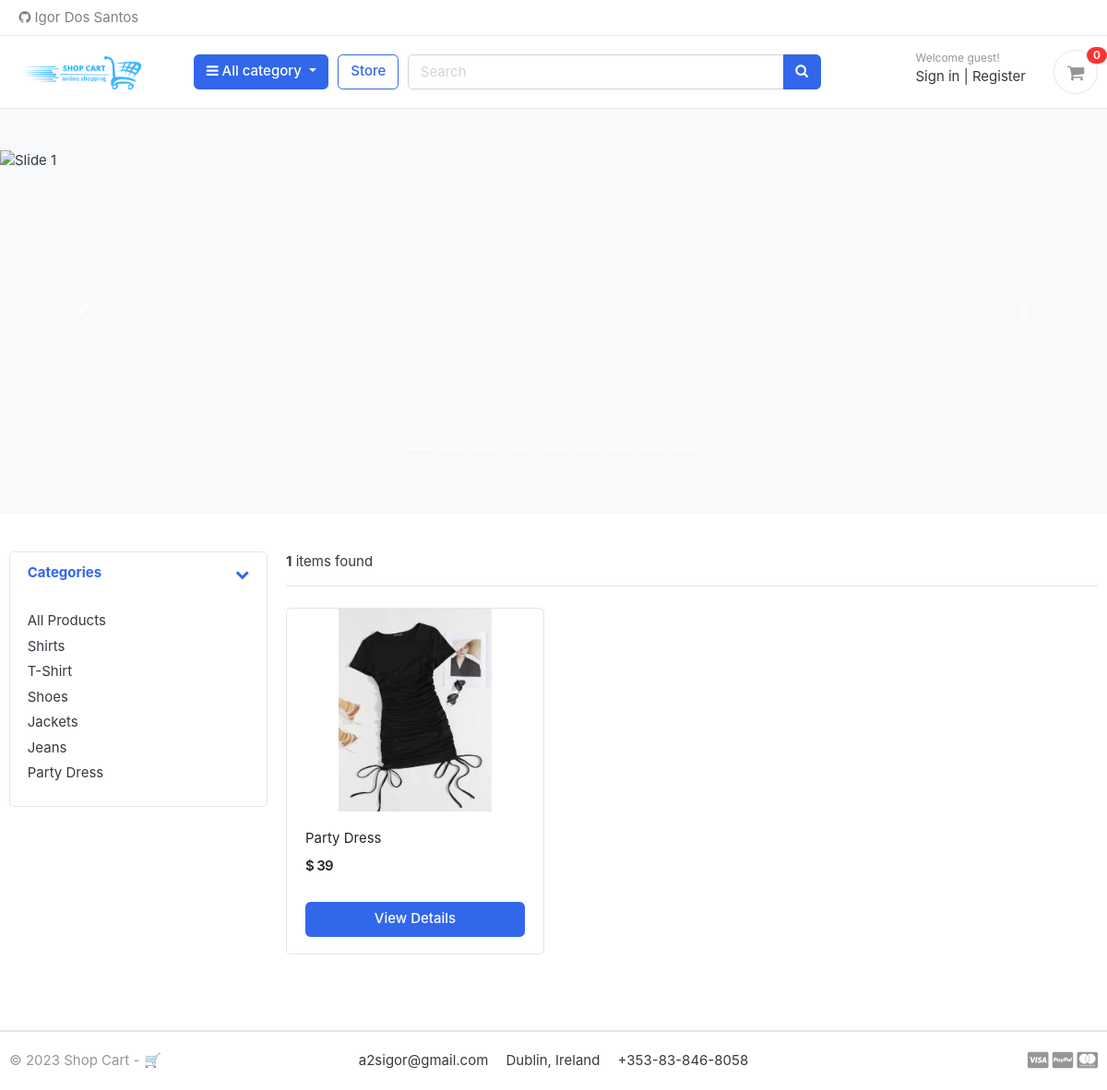
/store/category/dress/, run on the app's committed database.
### category/models.py (models this page shows, shortened)
class Category(models.Model):
    category_name = models.CharField(max_length=50, unique=True)
    slug = models.SlugField(max_length=100, unique=True)
    description = models.TextField(max_length=255, blank=True)
    cat_image = models.ImageField(upload_to='photos/categories/', blank=True)
    class Meta:
        verbose_name = 'category'
        verbose_name_plural = 'categories'
    def get_url(self):
        return reverse('products_by_category', args=[self.slug])

### store/models.py (models this page shows, shortened)
class Product(models.Model):
    product_name    = models.CharField(max_length=200, unique=True)
    slug            = models.SlugField(max_length=200, unique=True)
    description     = models.TextField(max_length=500, blank=True)
    price           = models.IntegerField()
    images          = models.ImageField(upload_to='photos/products')
    stock           = models.IntegerField()
    is_available    = models.BooleanField(default=True)
    category        = models.ForeignKey(Category, on_delete=models.CASCADE)
    created_date    = models.DateTimeField(auto_now_add=True)
    modified_date   = models.DateTimeField(auto_now=True)
    def get_url(self):
        return reverse('product_detail', args=[self.category.slug, self.slug])

### store/views.py (the view)
# urls.py: path('store/', include('store.urls')),
def store(request, category_slug=None):
    categories = None
    products = None
    if category_slug != None:
        categories = get_object_or_404(Category, slug=category_slug)
        products = Product.objects.filter(category=categories, is_available=True)
        paginator = Paginator(products, 1) #here is where you can set the number of items to be displayed on the page
        page = request.GET.get('page')
        paged_products = paginator.get_page(page)
        product_count = products.count()
    else:
        products = Product.objects.all().filter(is_available=True).order_by('id')
        paginator = Paginator(products, 3) #here is where you can set the number of items to be displayed on the page
        page = request.GET.get('page')
        paged_products = paginator.get_page(page)
        product_count = products.count()
    context = {
        'products': paged_products,
        'product_count': product_count,
    }
    return render(request, 'store/store.html', context)

### carts/context_processors.py (called while the page is built)
def counter(request):
    cart_count = 0
    if 'admin' in request.path:
        return{}
    else:
        try:
            cart = Cart.objects.filter(cart_id=_cart_id(request))
            if request.user.is_authenticated:
                cart_items = CartItem.objects.all().filter(user=request.user)
            else:
                 cart_items = CartItem.objects.all().filter(cart=cart[:1])
            for cart_item in cart_items:
                cart_count += cart_item.quantity
        except cart.DoesNotExist:
            cart_count = 0
    return dict(cart_count = cart_count)

### carts/views.py (called while the page is built)
def _cart_id(request):
    cart = request.session.session_key
    if not cart:
        cart = request.session.create()
    return cart

### category/context_processors.py (called while the page is built)
def menu_links(request):
    links = Category.objects.all()
    return dict(links=links)

### templates/store/store.html (shortened to what this page needs)
{% extends 'base.html' %}
{% load static %}
{% block content %}
<section class="section-pagetop bg">
    <div id="carouselExampleIndicators" class="carousel slide" data-ride="carousel">
        <ol class="carousel-indicators">
            <li data-target="#carouselExampleIndicators" data-slide-to="0" class="active"></li>
            <li data-target="#carouselExampleIndicators" data-slide-to="1"></li>
            <li data-target="#carouselExampleIndicators" data-slide-to="2"></li>
            <li data-target="#carouselExampleIndicators" data-slide-to="3"></li>
            <li data-target="#carouselExampleIndicators" data-slide-to="4"></li>
            <li data-target="#carouselExampleIndicators" data-slide-to="5"></li>
            <li data-target="#carouselExampleIndicators" data-slide-to="6"></li>
            <li data-target="#carouselExampleIndicators" data-slide-to="7"></li>
            <li data-target="#carouselExampleIndicators" data-slide-to="8"></li>
        </ol>
        <div class="carousel-inner">
            <div class="carousel-item active">
                <img src="{% static 'images/slides/slide1.jpg' %}" class="d-block w-100" alt="Slide 1">
            </div>
        </div>
        <a class="carousel-control-prev" href="#carouselExampleIndicators" role="button" data-slide="prev">
            <span class="carousel-control-prev-icon" aria-hidden="true"></span>
        </a>
        <a class="carousel-control-next" href="#carouselExampleIndicators" role="button" data-slide="next">
            <span class="carousel-control-next-icon" aria-hidden="true"></span>
        </a>
    </div>
    </section>
<section class="section-content padding-y">
    <div class="container">
    <div class="row">
        <aside class="col-md-3">
    <div class="card">
        <article class="filter-group">
            <header class="card-header">
                <a href="#" data-toggle="collapse" data-target="#collapse_1" aria-expanded="true" class="">
                    <i class="icon-control fa fa-chevron-down"></i>
                    <h6 class="title">Categories</h6>
                </a>
            </header>
            <div class="filter-content collapse show" id="collapse_1" style="">
                <div class="card-body">
                    <ul class="list-menu">
                        <li><a href="{% url 'store' %}">All Products  </a></li>
                        {% for category in links %}
                    <li><a href="{{ category.get_url }}">{{ category.category_name }}  </a></li>
                        {% endfor %}
                    </ul>
                </div>
            </div>
        </article>
    </div>
        </aside>
        <main class="col-md-9">
    <header class="border-bottom mb-4 pb-3">
            <div class="form-inline">
                <span class="mr-md-auto"><b>{{ product_count }}</b> items found </span>
            </div>
    </header>
    <div class="row">
        {% if products %}
        {% for product in products %}
        <div class="col-md-4">
            <figure class="card card-product-grid">
                <div class="img-wrap">
                    <a href="{{ product.get_url }}"><img src="{{ product.images.url }}"></a>
                </div>
                <figcaption class="info-wrap">
                    <div class="fix-height">
                        <a href="{{ product.get_url }}" class="title">{{ product.product_name }}</a>
                        <div class="price-wrap mt-2">
                            <span class="price">$ {{ product.price }}</span>
                        </div>
                    </div>
                    <a href="{{ product.get_url }}" class="btn btn-block btn-primary">View Details </a>
                </figcaption>
            </figure>
        </div>
        {% endfor %}
        {% else %}
        <div>
            <h2>No result found. Please try again.</h2>
        </div>
        {% endif %}
    </div>
        </main>
    </div>
    </div>
    </section>
    {% endblock %}

### static/css/ui.css (style rules this page uses)
html { font-family: "Inter", sans-serif; font-size: 15px; }
.img-wrap { text-align: center; display: block; }
.img-wrap img { max-width: 100%; }
.price-wrap { letter-spacing: -0.7px; }
.padding-y { padding-top: 40px; padding-bottom: 40px; }
figure { margin-bottom: 0; }
article:after, .form-group:after { display: block; clear: both; content: ""; }
.bg { background-color: #f8f9fa; }
[class*=list-] li:after { visibility: hidden; display: block; content: ""; overflow: hidden; height: 0; clear: both; }
.list-menu { list-style: none; margin: 0; padding-left: 0; }
.list-menu li { margin-bottom: 5px; }
.list-menu a { color: #343a40; }
[class*=card-product] a.title { color: #212529; display: block; }
[class*=card-product] .img-wrap { overflow: hidden; position: relative; }
[class*=card-product] .img-wrap img { height: 100%; max-width: 100%; width: auto; display: inline-block; -o-object-fit: cover; object-fit: cover; }
.card-product-grid { margin-bottom: 20px; }
.card-product-grid .img-wrap { border-radius: 0.2rem 0.2rem 0 0; height: 220px; }
.card-product-grid .info-wrap { overflow: hidden; padding: 18px 20px; }
.card-product-grid .fix-height { height: 80px; overflow: hidden; }
.card .img-wrap { overflow: hidden; }
.price { font-weight: 600; color: #212529; }
.icon-control { margin-top: 5px; float: right; font-size: 80%; }
.card-header .title { margin-bottom: 0; line-height: 1.5; }
.filter-group { border-bottom: 1px solid #e4e4e4; }
.filter-group .card-header { border-bottom: 0; }
.filter-group:last-child { border-bottom: 0; }
.section-pagetop { padding: 45px 0; }

### templates/store/store.html (style rules this page uses)
.carousel-item img { object-fit: cover; height: 350px; }

### data on the page
Category: category_name "Shirts"
Category: category_name "T-Shirt"
Category: category_name "Shoes"
Category: category_name "Jackets"
Category: category_name "Jeans"
Category: category_name "Party Dress"
Product: images (picture), product_name "Party Dress", price "39"

### other printed values
{{ cart_count }} "0"
{{ product_count }} "1"
